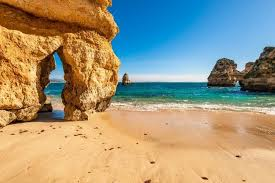
#> input picture Aula_2/Ex3/praia.png, 275 x 183 px, found by its file name
$ python main.py
#> lines starting #> are read from the running program, lines starting #| are printed output that depends on the picture
#!/usr/bin/env python3
# shebang line for linux / mac

from copy import deepcopy
import glob
import cv2  # import the opencv library
import numpy as np

# main function, where our code should be


def main():
    print("python main function")

    # --------------------------
    # Read image
    # --------------------------
    image_filename = 'Aula_2\Ex3\praia.png'
    image = cv2.imread(image_filename, cv2.IMREAD_COLOR)
#> image is the input picture: shape (183, 275, 3); mean B, G, R 126.5, 151, 159.7
    h, w, numchannels = image.shape
#> h = 183; w = 275; numchannels = 3

    cv2.imshow('Beach', image)
    cv2.waitKey(25)  #

    # --------------------------
    # Run segmentation
    # --------------------------
    # We have two classes: sky (255) and "not sky" (0)

    # initialize segmentation mask
    segmentation_mask = np.ndarray((h, w), dtype=np.uint8)

    # iterate all pixels in the image
    for y in range(0, h):  # iterating rows
        for x in range(0, w):  # iterating cols
            b, g, r = image[y, x, :]

            # Segmentation decision
            if b > g and b > r:  # lets assume this is a bluish colored image
                segmentation_mask[y, x] = 255  # this is sky
            elif b < 110:
                segmentation_mask[y, x] = 0  # this is sky
            else:
                segmentation_mask[y, x] = 150  # this is the not sky
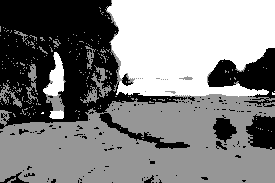
#> segmentation_mask: shape (183, 275); min 0, max 255, mean 130.6

    cv2.imshow('Segmentation mask', segmentation_mask)

    cv2.waitKey(0)  # 0 means wait forever until a key is pressed


if __name__ == '__main__':
    main()
